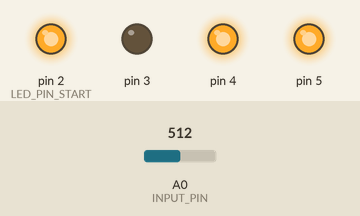
A sketch run on a simulated Arduino Uno, built with avr-gcc and run on an emulated ATmega328P. Parts: output pins drawn as LEDs (lit = HIGH). Inputs (shaded band) come from the test bench; at power-on: A0 (INPUT_PIN) = 512.

Above: at 1.2 s.
1.3 s: A0 (INPUT_PIN) set to 532
2.8 s: A0 (INPUT_PIN) set to 561
At 3.8 s:
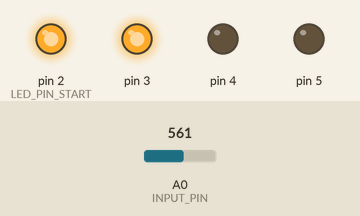
4.3 s: A0 (INPUT_PIN) set to 625
5.8 s: A0 (INPUT_PIN) set to 642
At 6.5 s:
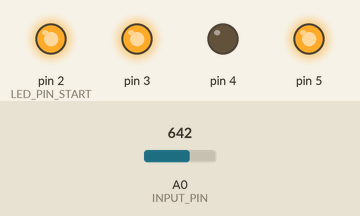
7.3 s: A0 (INPUT_PIN) set to 740
8.8 s: A0 (INPUT_PIN) set to 760
At 10.3 s:
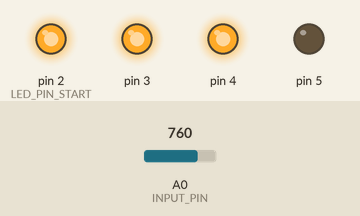
Timing chart, 0 to 11.3 s (numbered marks = the images above; inputs shaded):
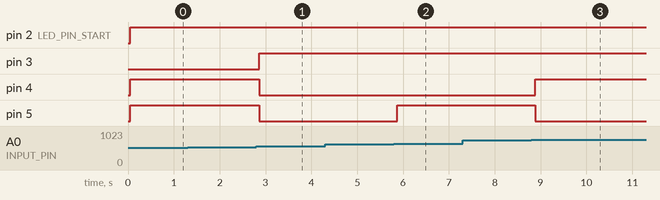

Measured:
- the behaviour switches between 546 and 547 on A0 (INPUT_PIN) (found by bisection; images 0 and 1)
- the behaviour switches between 631 and 632 on A0 (INPUT_PIN) (found by bisection; images 1 and 2)
- the behaviour switches between 748 and 749 on A0 (INPUT_PIN) (found by bisection; images 2 and 3)
- after the input at 1.3 s, every drawn part: stays the same
- after the input at 2.8 s, pin 3: LOW → HIGH after 0.06 s; pin 4, pin 5: HIGH → LOW after 0.06 s
- after the input at 4.3 s, every drawn part: stays the same
- after the input at 5.8 s, pin 5: LOW → HIGH after 0.07 s
- after the input at 7.3 s, every drawn part: stays the same
- after the input at 8.8 s, pin 4: LOW → HIGH after 0.08 s; pin 5: HIGH → LOW after 0.08 s

The sketch:

multiButton.ino
```cpp
#define INPUT_PIN A0
#define LED_PIN_START 2

const int voltageMap[16][2] = {
    {1023, 0b0000},
    {815, 0b0001},
    {682, 0b0010},
    {582, 0b0011},
    {511, 0b0100},
    {453, 0b0101},
    {408, 0b0110},
    {370, 0b0111},
    {335, 0b1000},
    {309, 0b1001},
    {287, 0b1010},
    {268, 0b1011},
    {252, 0b1100},
    {237, 0b1101},
    {224, 0b1110},
    {212, 0b1111}
};

void setup() {
    pinMode(INPUT_PIN, INPUT);
    for (int i=0; i<4; i++) {
        pinMode(LED_PIN_START+i, OUTPUT);
    }
    // Serial.begin(9600);
}

int lastPinValue = 1023;

void loop() {
    int pinValue = analogRead(INPUT_PIN);
    while (abs(pinValue - lastPinValue) > 2) {
        pinValue = analogRead(INPUT_PIN);
        lastPinValue = pinValue;
        delay(50);
    }
    // Serial.print(pinValue);
    // Serial.print(" : ");
    int minDiff = 16000;
    int minIdx = -1;
    for (int i=0; i<16; i++) {
        if (abs(pinValue - voltageMap[i][0]) < minDiff) {
            minDiff = abs(pinValue - voltageMap[i][0]);
            minIdx = i;
        }
    }
    int ledStates = voltageMap[minIdx][1];
    // Serial.println(ledStates);
    for (int i=0; i<4; i++) {
        digitalWrite(LED_PIN_START+i, ((ledStates >> (3-i)) & 0b1) ^ 0b1);
    }
    lastPinValue = pinValue;
    delay(50);
}
```
